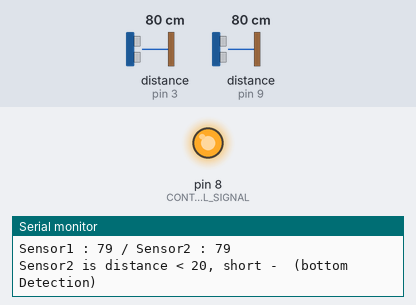
This sketch was run on a simulated Arduino Uno, built with avr-gcc and run on an emulated ATmega328P. On the bench: output pins drawn as LEDs (lit = HIGH), the last lines printed to the serial monitor. Wiring (inferred from the names in the program): 2 × ultrasonic range finder: trigger pin 5, echo pin 3 / trigger pin 6, echo pin 9. Inputs (shaded band) come from the test bench; at power-on: distance to the obstacle (sensors on pin 3, pin 9) 80 cm. The echo pulse lasts 58.3 µs per cm; pins used as bus, display or sensor lines are not drawn.

Above: at 1.2 s.
1.3 s: distance to the obstacle (sensor on pin 3) set to 24 cm
2.8 s: distance to the obstacle (sensor on pin 3) set to 20 cm
At 4.1 s:
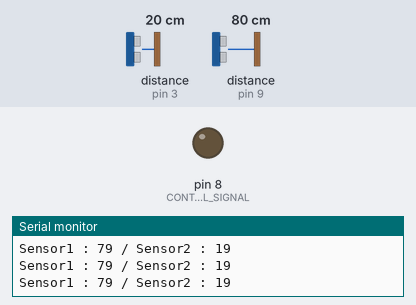
4.4 s: distance to the obstacle (sensor on pin 9) set to 22 cm
5.9 s: distance to the obstacle (sensor on pin 9) set to 18 cm
At 6.4 s:
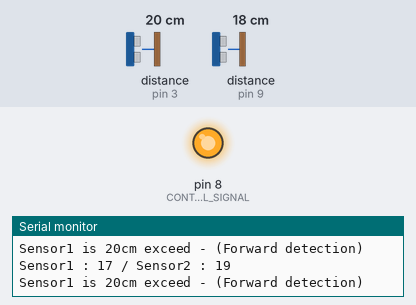
7.8 s: distance to the obstacle (sensor on pin 9) set to 35 cm
At 8.3 s:
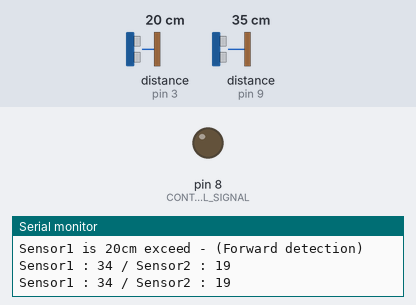
9.4 s: distance to the obstacle (sensor on pin 9) set to 17 cm
At 9.8 s:
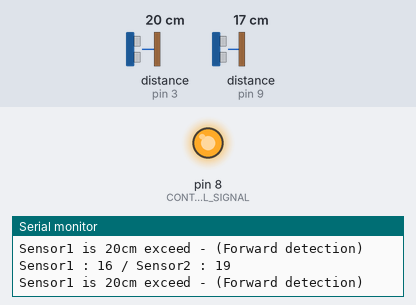
Timing chart, 0 to 11.9 s (numbered marks = the images above; inputs shaded):
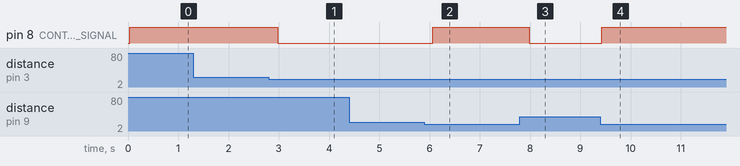

The sketch:

interfacing_MultipleSensor.ino
```cpp
                            // Pin to receive echo pulse
#define TRIGPIN 6                            // Pin to send trigger pulse
#define ECHOPIN 9
#define TRIGPIN2 5
#define ECHOPIN2 3
#define CONTROL_SIGNAL 8
long duration, distance, Sensor1, Sensor2;

void setup(){
  Serial.begin(9600);
  pinMode(ECHOPIN, INPUT);
  pinMode(TRIGPIN, OUTPUT);
  pinMode(ECHOPIN2, INPUT);
  pinMode(TRIGPIN2 , OUTPUT);
  pinMode(CONTROL_SIGNAL, OUTPUT);


}

void loop(){
  SonarSensor(TRIGPIN, ECHOPIN);
  Sensor1 = distance;
  SonarSensor(TRIGPIN2, ECHOPIN2);
  Sensor2 = distance;
  Serial.print("Sensor1 : ");
  Serial.print(Sensor1);
  Serial.print(" / Sensor2 : ");
  Serial.println(Sensor2);
  if (Sensor1 < 20 || Sensor2 > 20 ) {
    if (Sensor1 < 20) {
     Serial.println("Sensor1 is 20cm exceed - (Forward detection)");
      digitalWrite(CONTROL_SIGNAL, HIGH);
    }

    if (Sensor2 > 20) {
      Serial.println("Sensor2 is distance < 20, short -  (bottom Detection)");
      digitalWrite(CONTROL_SIGNAL, HIGH);
    }
  } else {
    digitalWrite(CONTROL_SIGNAL, LOW);
  }


  delay(200);
}

void SonarSensor(int trigPin, int echoPin) {
  digitalWrite(trigPin, LOW);
  delayMicroseconds(2);
  digitalWrite(trigPin, HIGH);
  delayMicroseconds(10);
  digitalWrite(trigPin, LOW);
  duration = pulseIn(echoPin, HIGH);
  distance = (duration/2) / 29.1;
}
```

Measured:
- the behaviour switches between 22 and 21 cm on distance to the obstacle (sensor on pin 3) (found by bisection; images 0 and 1)
- the behaviour switches between 21 and 20 cm on distance to the obstacle (sensor on pin 9) (found by bisection; images 1 and 2)
- after the input at 2.8 s, pin 8 (CONTROL_SIGNAL): HIGH → LOW after 0.18 s
- after the input at 5.9 s, pin 8 (CONTROL_SIGNAL): LOW → HIGH after 0.17 s
- after the input at 7.8 s, pin 8 (CONTROL_SIGNAL): HIGH → LOW after 0.18 s
- after the input at 9.4 s, pin 8 (CONTROL_SIGNAL): LOW → HIGH at once
